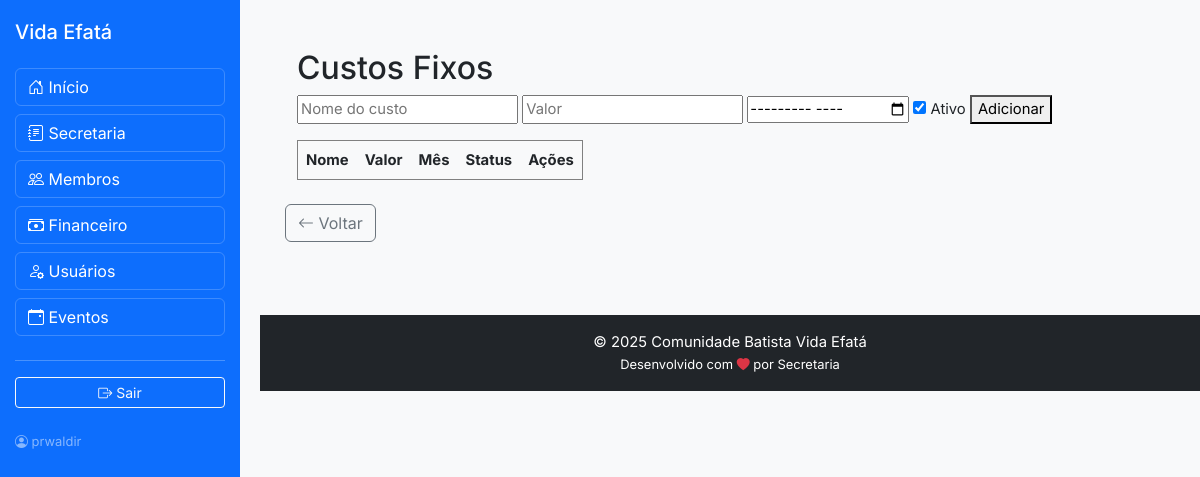
The page /custos-fixos (signed in) on the database as committed earlier.
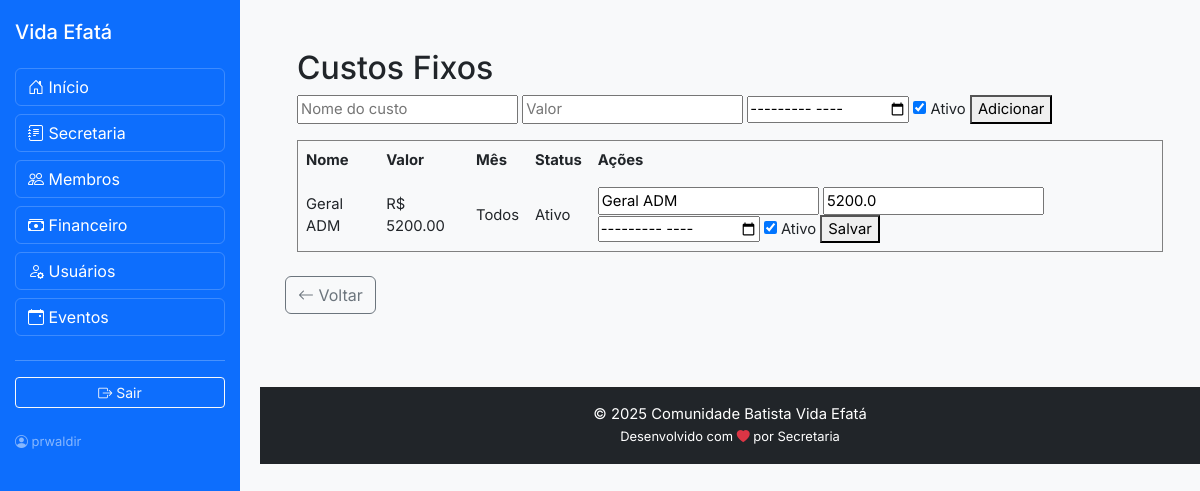
The same page on the database as committed later.
### app.py (models this page shows, shortened)
class User(UserMixin, db.Model):
    __tablename__ = 'user'
    id = db.Column(db.Integer, primary_key=True)
    nome = db.Column(db.String(100), nullable=False)
    email = db.Column(db.String(100), unique=True, nullable=False)
    senha = db.Column(db.String(200), nullable=False)
    nivel_acesso = db.Column(db.Integer, default=2)
    is_secretaria = db.Column(db.Boolean, default=False)
    is_admin = db.Column(db.Boolean, default=False)
    membro_id = db.Column(db.Integer, db.ForeignKey('membro.id', name="fk_user_membro"), nullable=True)
    membro = db.relationship('Membro', backref='usuario', lazy=True)

class CustoFixo(db.Model):
    __tablename__ = 'custos_fixos'
    id = db.Column(db.Integer, primary_key=True)
    nome = db.Column(db.String(100), nullable=False)
    valor = db.Column(db.Float, nullable=False)
    ativo = db.Column(db.Boolean, default=True)
    replicar_mensal = db.Column(db.Boolean, default=True)
    mes_referencia = db.Column(db.String(7))   # YYYY-MM

### app.py (the view)
@app.route('/custos-fixos')
@login_required
def custos_fixos():
    custos = CustoFixo.query.order_by(CustoFixo.nome.asc()).all()
    return render_template('secretaria/custos_fixos.html', custos=custos)

### app.py (called while the page is built)
@login_manager.user_loader
def load_user(user_id):
    return User.query.get(int(user_id))

@app.context_processor
def inject_year():
    return {'current_year': datetime.now().year}

### templates/secretaria/custos_fixos.html
{% extends "includes/_layout.html" %}
{% block content %}
<div class="container mt-4">
  <h2>Custos Fixos</h2>
  <form method="POST" action="{{ url_for('adicionar_custo_fixo') }}" class="mb-3">
    <input type="text" name="nome" placeholder="Nome do custo" required>
    <input type="number" step="0.01" name="valor" placeholder="Valor" required>
    <input type="month" name="mes_referencia">
    <label><input type="checkbox" name="ativo" checked> Ativo</label>
    <button type="submit">Adicionar</button>
  </form>
  <table border="1" cellpadding="8">
    <tr><th>Nome</th><th>Valor</th><th>Mês</th><th>Status</th><th>Ações</th></tr>
    {% for c in custos %}
    <tr>
      <td>{{ c.nome }}</td>
      <td>R$ {{ "%.2f"|format(c.valor) }}</td>
      <td>{{ c.mes_referencia or 'Todos' }}</td>
      <td>{{ 'Ativo' if c.ativo else 'Inativo' }}</td>
      <td>
        <form method="POST" action="{{ url_for('editar_custo_fixo', id=c.id) }}">
          <input type="text" name="nome" value="{{ c.nome }}">
          <input type="number" step="0.01" name="valor" value="{{ c.valor }}">
          <input type="month" name="mes_referencia" value="{{ c.mes_referencia }}">
          <label><input type="checkbox" name="ativo" {% if c.ativo %}checked{% endif %}> Ativo</label>
          <button type="submit">Salvar</button>
        </form>
      </td>
    </tr>
    {% endfor %}
  </table>
</div>
{% endblock %}

### templates/includes/_layout.html (shortened to what this page needs)
<!DOCTYPE html>
<html lang="pt-BR">
<head>
  <link href="https://cdn.jsdelivr.net/npm/bootstrap@5.3.3/dist/css/bootstrap.min.css" rel="stylesheet">
  <link href="https://cdn.jsdelivr.net/npm/bootstrap-icons@1.11.0/font/bootstrap-icons.css" rel="stylesheet">
</head>
<body>
  <div class="sidebar">
    <h5 class="mb-4"> Vida Efatá</h5>
    <a href="{{ url_for('index') }}"
       class="btn btn-menu btn-outline-light {% if request.endpoint == 'index' %}active{% endif %}">
      <i class="bi bi-house-door"></i> Início
    </a>
    {% if current_user.is_authenticated and current_user.nivel_acesso <= 3 %}
      <a href="{{ url_for('secretaria') }}"
         class="btn btn-menu btn-outline-light {% if 'secretaria' in request.endpoint %}active{% endif %}">
        <i class="bi bi-journal-text"></i> Secretaria
      </a>
      <a href="{{ url_for('listar_membros') }}"
         class="btn btn-menu btn-outline-light {% if 'membro' in request.endpoint %}active{% endif %}">
        <i class="bi bi-people"></i> Membros
      </a>
      <a href="{{ url_for('financeiro') }}"
         class="btn btn-menu btn-outline-light {% if 'financeiro' in request.endpoint and not 'membro' in request.endpoint %}active{% endif %}">
        <i class="bi bi-cash-stack"></i> Financeiro
      </a>
      <a href="{{ url_for('usuarios_listar') }}"
         class="btn btn-menu btn-outline-light {% if 'usuarios' in request.endpoint %}active{% endif %}">
        <i class="bi bi-person-gear"></i> Usuários
      </a>
      <a href="{{ url_for('novo_evento') }}"
         class="btn btn-menu btn-outline-light {% if 'evento' in request.endpoint %}active{% endif %}">
        <i class="bi bi-calendar-event"></i> Eventos
      </a>
    {% endif %}
    <hr class="text-light">
    <a href="{{ url_for('logout') }}" class="btn btn-outline-light btn-sm w-100">
      <i class="bi bi-box-arrow-right"></i> Sair
    </a>
    <div class="mt-4 small text-white-50">
      <i class="bi bi-person-circle"></i> {{ current_user.nome }}
    </div>
  </div>
  <div class="content">
    {% block content %}{% endblock %}
    <div class="mt-4">
      <a href="{{ request.referrer or url_for('index') }}" class="btn btn-outline-secondary">
        <i class="bi bi-arrow-left"></i> Voltar
      </a>
    </div>
  </div>
  <footer class="bg-dark text-white text-center py-3 mt-5">
    <div class="container">
      <p class="mb-0">&copy; {{ current_year }} Comunidade Batista Vida Efatá</p>
      <small>Desenvolvido com <i class="bi bi-heart-fill text-danger"></i> por Secretaria</small>
    </div>
  </footer>
</body>
</html>

### templates/includes/_layout.html (style rules this page uses)
:root { --bs-body-font-family:'Inter',sans-serif; }
body { background:#f8f9fa;font-size:.925rem; }
.sidebar { position:fixed;top:0;left:0;height:100vh;width:240px; background-color:#0d6efd;color:#fff;padding:20px 15px;overflow-y:auto; }
.btn-menu { width:100%;text-align:left;margin-bottom:8px;color:#fff;border:1px solid rgba(255,255,255,0.2); }
.content { margin-left:260px;padding:25px; }
footer { margin-left:260px; }

Rows that differ between the two databases and show on the page:
added CustoFixo: nome "Geral ADM", valor "5200.00", mes_referencia "Todos", ativo "Ativo", valor "5200.0", ativo "☑"
